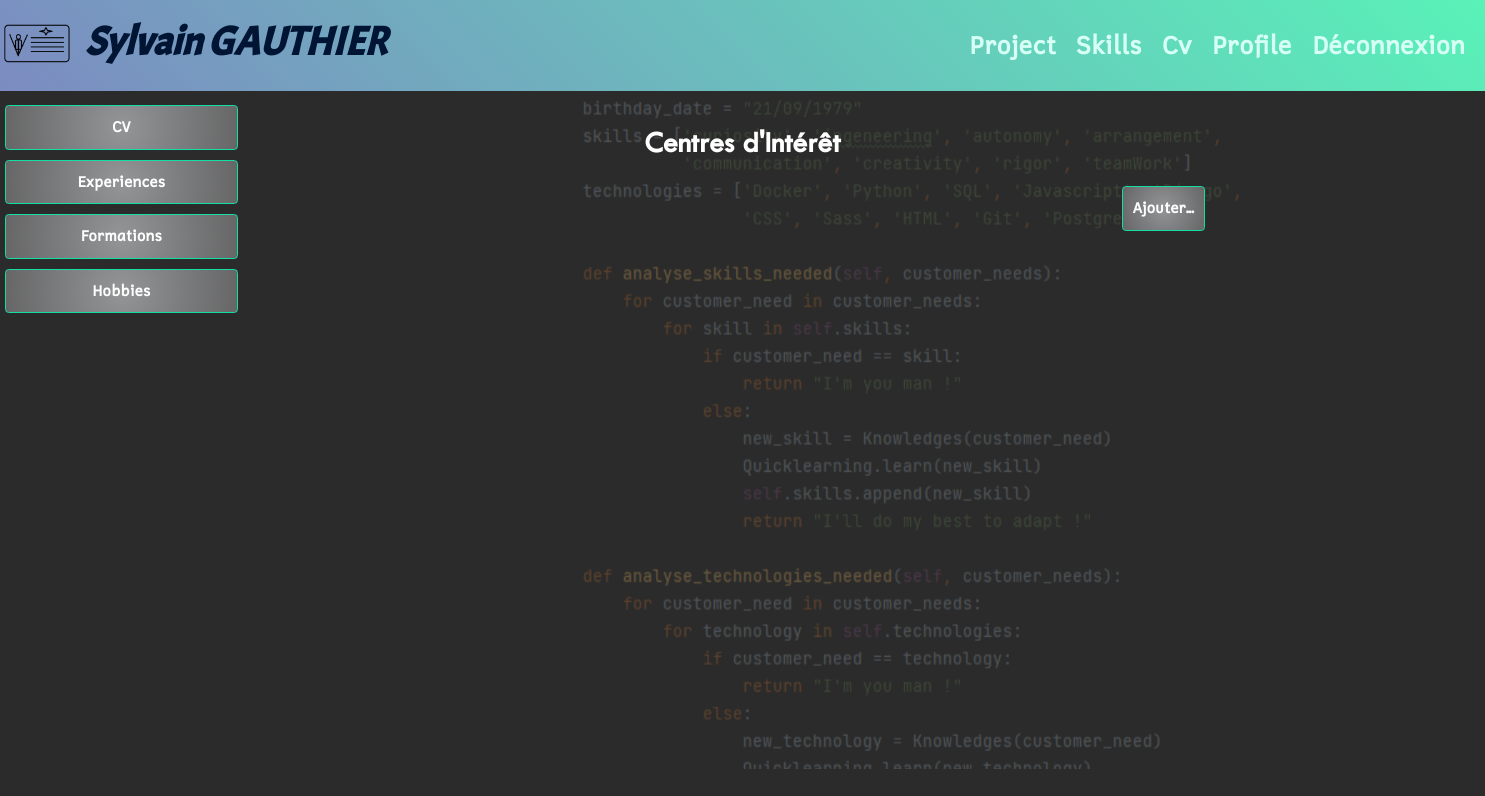
Before: /cv/hobbies/ (signed in) with the older database file.
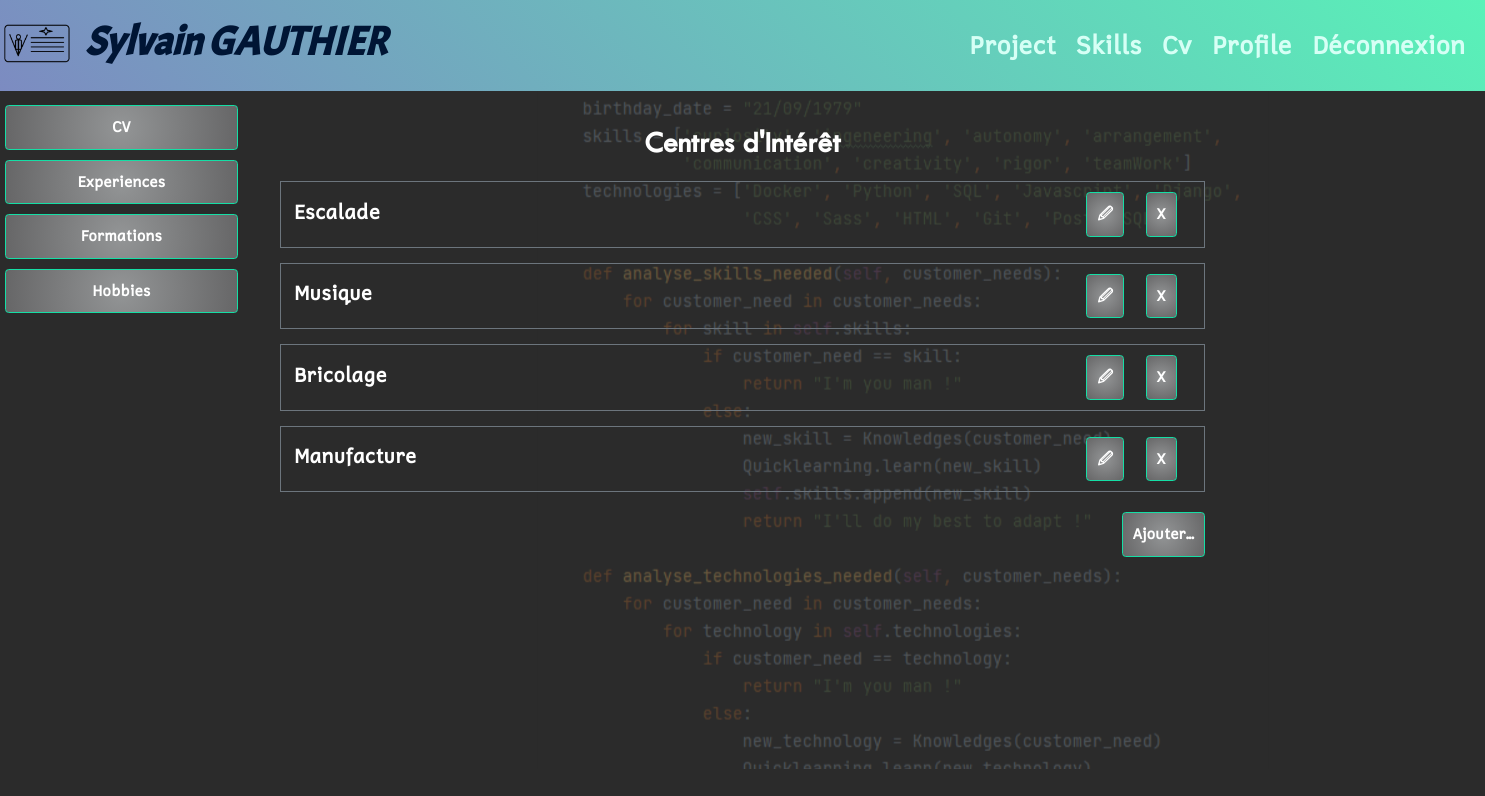
After: the same page with the newer database file.
### cv/models/hobbies.py (models this page shows, shortened)
class Hobbies(models.Model):
    title = models.CharField(
        verbose_name='title',
        max_length=100,
        blank=False,
        null=False
    )
    description = models.TextField(
        verbose_name='description',
        max_length=255,
        blank=False,
        null=False,
        default='entrez une descirption'
    )
    user = models.ForeignKey(settings.AUTH_USER_MODEL,
                             null=True,
                             on_delete=models.CASCADE)

### cv/views/hobbies_views.py (the view)
# urls.py: path('', cv_views.index, name='cv_home'),
@login_required
def index(request):
    hobbies = Hobbies.objects.filter(
        Q(user=request.user)
    )
    return render(request,
                  'cv/hobbies_index.html',
                  context={'hobbies': hobbies}
                  )

### cv/templates/cv/hobbies_index.html
{% extends 'index.html' %}
{% block sidebar %}
    {% include 'cv/partials/cv_menu_snippet.html' %}
{% endblock sidebar %}
{% block content %}
    <div class="text-center">
        <h2>Centres d'Intérêt</h2>
    </div>
    {% for instance in hobbies %}
        <div class="ticket border border-secondary m-4 p-2 row">
            <div class="align-self-center col-sm-6">
                {% include 'cv/partials/hobbies_snippet.html' with hobbies=instance %}
            </div>
            <div class="text-end col-sm-6">
                <a class="btn btn-secondary mt-2 mb-2 me-4" href="{% url 'cv:edit_hobbies' instance.id %}">
                    🖉
                </a>
                <a class="btn btn-secondary mt-2 mb-2 me-4" href="{% url 'cv:delete_hobbies' instance.id %}">
                    X
                </a>
            </div>
        </div>
    {% endfor %}
    <div class="text-end">
        <a class="btn btn-secondary mt-2 mb-2 me-4" href="{% url 'cv:create_hobbies' %}">
            Ajouter...
        </a>
    </div>
{% endblock content %}

### cv/templates/cv/partials/hobbies_snippet.html
<div class="hobbies_title">
    <h3>{{hobbies.title}}</h3>
</div>

Changed rows visible on the page:
added Hobbies: title "Escalade"
added Hobbies: title "Musique"
added Hobbies: title "Bricolage"
added Hobbies: title "Manufacture"
